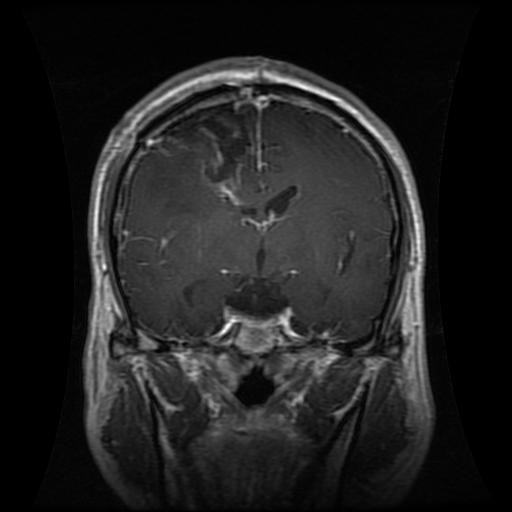
#> input picture brain_mri_dataset/Training/glioma/Tr-gl_0013.jpg, 512 x 512 px, found by its file name; its folder holds only this picture in this run
$ jupyter execute --allow-errors Preprocess.ipynb
#> lines starting #> are read from the running program, lines starting #| are printed output that depends on the picture; after the words box and inside, x2 and y2 are one past the last pixel; in counts of white or black regions, pixels touching at a corner belong together
**Preprocessing code for one image**

- You may need to install cv2 (`pip install opencv-python` or `pip install opencv-python-headless`).
- You may need to install imutils (`pip install imutils`).
- You may need to adjust the `image_path` variable to point to your image file.

[cell 1]
import cv2
import os
import imutils
import matplotlib.pyplot as plt

def crop_img(img):
	"""
	Finds the extreme points on the image and crops the rectangular out of them
	"""
	gray = cv2.cvtColor(img, cv2.COLOR_RGB2GRAY)
	gray = cv2.GaussianBlur(gray, (3, 3), 0)

	# threshold the image, then perform a series of erosions +
	# dilations to remove any small regions of noise
	thresh = cv2.threshold(gray, 45, 255, cv2.THRESH_BINARY)[1]
	thresh = cv2.erode(thresh, None, iterations=2)
	thresh = cv2.dilate(thresh, None, iterations=2)

	# find contours in thresholded image, then grab the largest one
	cnts = cv2.findContours(thresh.copy(), cv2.RETR_EXTERNAL, cv2.CHAIN_APPROX_SIMPLE)
	cnts = imutils.grab_contours(cnts)
	c = max(cnts, key=cv2.contourArea)

	# find the extreme points
	extLeft = tuple(c[c[:, :, 0].argmin()][0])
	extRight = tuple(c[c[:, :, 0].argmax()][0])
	extTop = tuple(c[c[:, :, 1].argmin()][0])
	extBot = tuple(c[c[:, :, 1].argmax()][0])
	ADD_PIXELS = 0
	new_img = img[extTop[1]-ADD_PIXELS:extBot[1]+ADD_PIXELS, extLeft[0]-ADD_PIXELS:extRight[0]+ADD_PIXELS].copy()

	return new_img

image_path = "/Users/sarthakkale/Documents/TDA/Code/MRI/Training/glioma/Tr-gl_0041.jpg"

# Load and preprocess the image
IMG_SIZE = 200
image = cv2.imread(image_path)

#> (the rest of this cell did not finish here and is left out)

**To preprocess the whole glioma folder, we can run a for loop over all the images in the folder and save the preprocessed images in a new folder.**

[cell 2]
input_dir = "/Users/sarthakkale/Documents/TDA/Code/MRI/Training/glioma"
output_dir = "/Users/sarthakkale/Documents/TDA/Code/MRI/Training/glioma_preprocessed"
os.makedirs(output_dir, exist_ok=True)

IMG_SIZE = 200
for filename in os.listdir(input_dir):
    if filename.lower().endswith(".jpg"):
        image_path = os.path.join(input_dir, filename)
        image = cv2.imread(image_path)
#> image is the input picture: shape (512, 512, 3); min 0, max 255, mean 32.3
        cropped = crop_img(image)
#> in crop_img (call 2), `thresh = cv2.threshold(gray, 45, 255, cv2.THRESH_BINARY)[1]`:
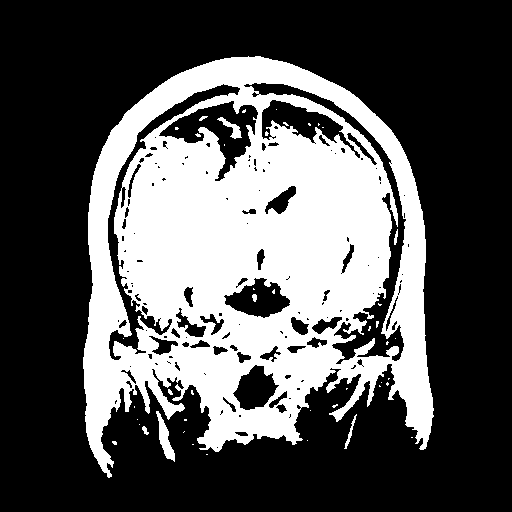
#> thresh: shape (512, 512); 33.9% white; 45 white regions (36 under 20 px), largest, box (x1, y1, x2, y2) and area: (83, 56, 434, 478) 87868, (156, 411, 175, 462) 385, (217, 117, 242, 139) 178
#> in crop_img (call 2), `thresh = cv2.erode(thresh, None, iterations=2)`:
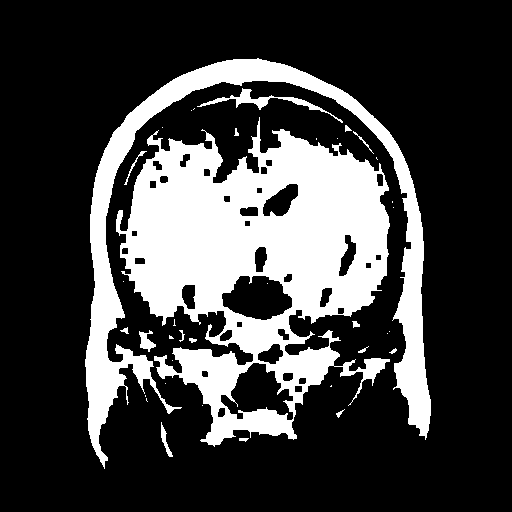
#> thresh: shape (512, 512); 25.4% white; 37 white regions (20 under 20 px), largest, box (x1, y1, x2, y2) and area: (116, 117, 390, 447) 46428, (85, 58, 431, 469) 18681, (197, 88, 343, 123) 691
#> in crop_img (call 2), `thresh = cv2.dilate(thresh, None, iterations=2)`:
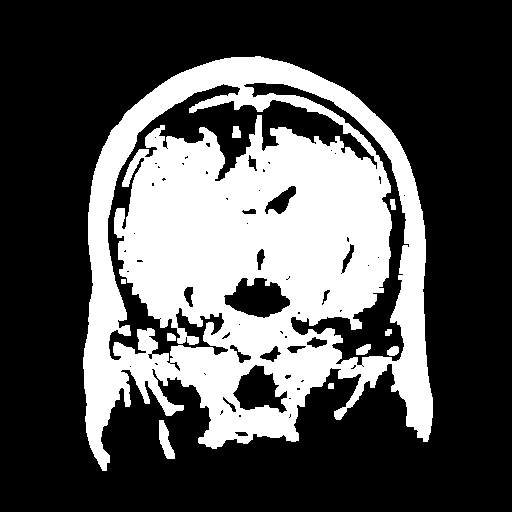
#> thresh: shape (512, 512); 32.3% white; 10 white regions
#> in crop_img (call 2), `cnts = cv2.findContours(thresh.copy(), cv2.RETR_EXTERNAL, cv2.CHAIN_AP..`: cnts = 3 contours; box (x1, y1, x2, y2) and area: (83, 56, 433, 471) 105770, (159, 420, 175, 459) 298, (328, 383, 334, 389) 24
#> in crop_img (call 2), `c = max(cnts, key=cv2.contourArea)`: c = contour of 817 points, box (x1, y1, x2, y2) (83, 56, 433, 471), area 105770
#> in crop_img (call 2), `extLeft = tuple(c[c[:, :, 0].argmin()][0])`: extLeft = (83, 357)
#> in crop_img (call 2), `extRight = tuple(c[c[:, :, 0].argmax()][0])`: extRight = (432, 417)
#> in crop_img (call 2), `extTop = tuple(c[c[:, :, 1].argmin()][0])`: extTop = (255, 56)
#> in crop_img (call 2), `extBot = tuple(c[c[:, :, 1].argmax()][0])`: extBot = (102, 470)
#> in crop_img (call 2), `new_img = img[extTop[1]-ADD_PIXELS:extBot[1]+ADD_PIXELS, extLeft[0]-AD..`:
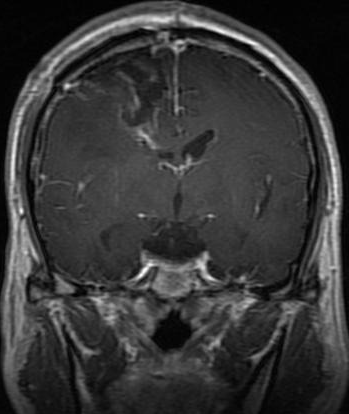
#> new_img: shape (414, 349, 3); min 0, max 255, mean 55.8
        resized = cv2.resize(cropped, (IMG_SIZE, IMG_SIZE))
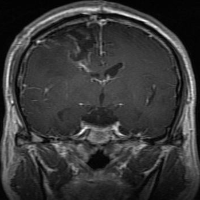
#> resized: shape (200, 200, 3); min 0, max 244, mean 55.7
        output_path = os.path.join(output_dir, filename)
        cv2.imwrite(output_path, resized)

$ run again, on brain_mri_dataset/Training/glioma/Tr-gl_0064.jpg
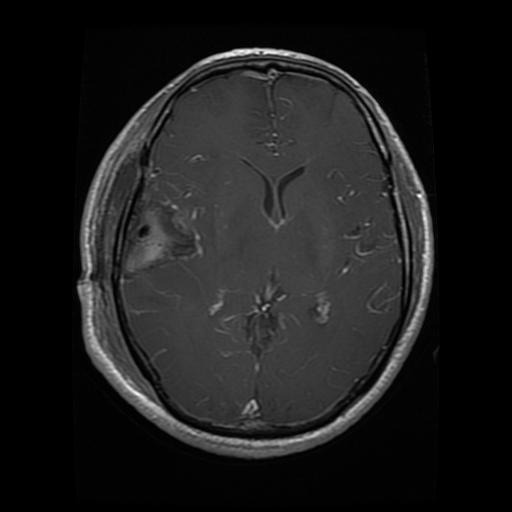
#> input picture brain_mri_dataset/Training/glioma/Tr-gl_0064.jpg, 512 x 512 px, found by its file name
#> image is the input picture: shape (512, 512, 3); min 0, max 255, mean 28.9
#> in crop_img (call 2), `thresh = cv2.dilate(thresh, None, iterations=2)`:
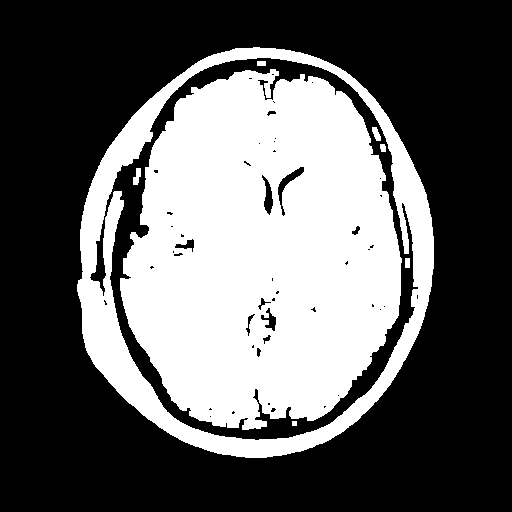
#> thresh: shape (512, 512); 37.9% white; 8 white regions
#> cnts = 1 contour; box (x1, y1, x2, y2) and area: (77, 47, 434, 458) 113860
#> c = contour of 529 points, box (x1, y1, x2, y2) (77, 47, 434, 458), area 113860
#> extLeft = (77, 284)
#> extRight = (433, 268)
#> extTop = (253, 47)
#> extBot = (245, 457)
#> `resized = cv2.resize(cropped, (IMG_SIZE, IMG_SIZE))`:
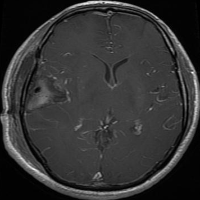
#> resized: shape (200, 200, 3); min 0, max 252, mean 51.3

$ run again, on brain_mri_dataset/Training/glioma/Tr-gl_0140.jpg
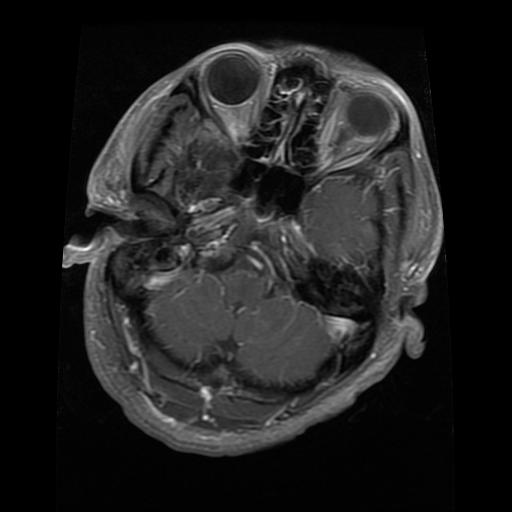
#> input picture brain_mri_dataset/Training/glioma/Tr-gl_0140.jpg, 512 x 512 px, found by its file name
#> image is the input picture: shape (512, 512, 3); min 0, max 248, mean 32.4
#> in crop_img (call 2), `thresh = cv2.dilate(thresh, None, iterations=2)`:
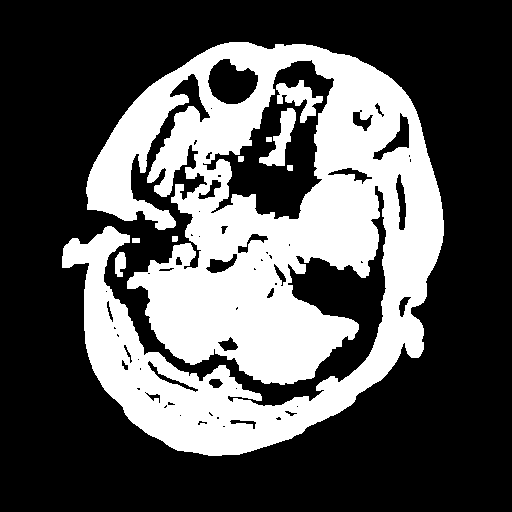
#> thresh: shape (512, 512); 33.9% white; 9 white regions
#> cnts = 4 contours; box (x1, y1, x2, y2) and area: (62, 42, 444, 456) 99506, (115, 252, 126, 277) 180, (132, 238, 140, 243) 28, (172, 236, 178, 242) 24
#> c = contour of 1714 points, box (x1, y1, x2, y2) (62, 42, 444, 456), area 99506
#> extLeft = (62, 256)
#> extRight = (443, 235)
#> extTop = (229, 42)
#> extBot = (208, 455)
#> `resized = cv2.resize(cropped, (IMG_SIZE, IMG_SIZE))`:
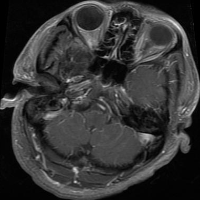
#> resized: shape (200, 200, 3); min 0, max 245, mean 53.2

$ run again, on brain_mri_dataset/Training/glioma/Tr-gl_0149.jpg
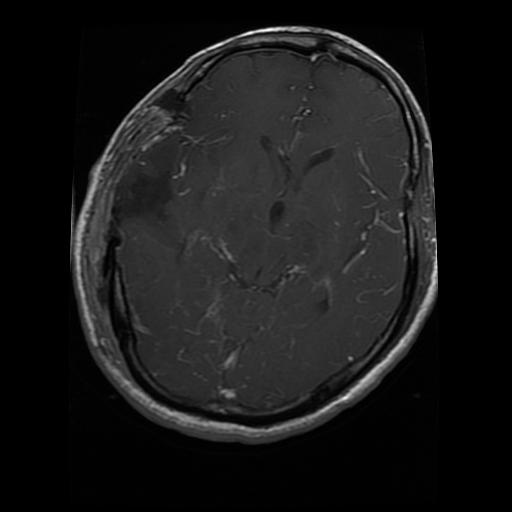
#> input picture brain_mri_dataset/Training/glioma/Tr-gl_0149.jpg, 512 x 512 px, found by its file name
#> image is the input picture: shape (512, 512, 3); min 0, max 255, mean 24.9
#> in crop_img (call 2), `thresh = cv2.dilate(thresh, None, iterations=2)`:
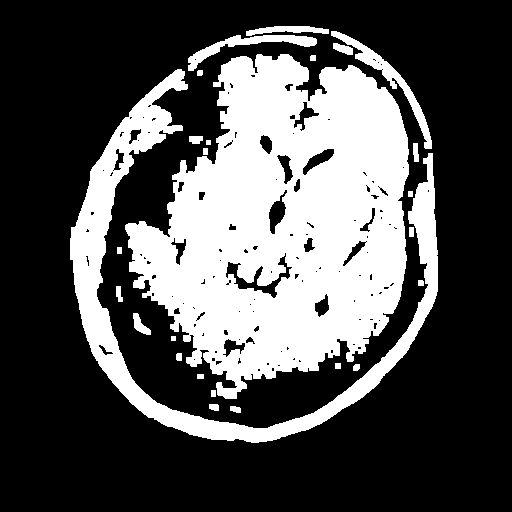
#> thresh: shape (512, 512); 31.9% white; 26 white regions
#> cnts = 26 contours, 2 with area under 20; largest, box (x1, y1, x2, y2) and area: (125, 54, 409, 399) 64618, (70, 69, 438, 443) 16954, (331, 31, 432, 149) 1303, (188, 35, 317, 71) 990, (246, 26, 329, 36) 386
#> c = contour of 745 points, box (x1, y1, x2, y2) (125, 54, 409, 399), area 64618
#> extLeft = (125, 225)
#> extRight = (408, 174)
#> extTop = (257, 54)
#> extBot = (225, 398)
#> `resized = cv2.resize(cropped, (IMG_SIZE, IMG_SIZE))`:
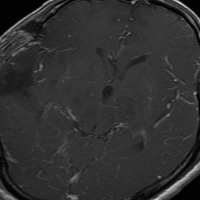
#> resized: shape (200, 200, 3); min 0, max 221, mean 48.7
